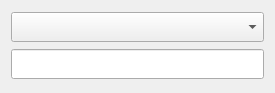
<?xml version="1.0" encoding="UTF-8"?>
<ui version="4.0">
 <class>cboOptionOthers</class>
 <widget class="QWidget" name="cboOptionOthers">
  <property name="geometry">
   <rect>
    <x>0</x>
    <y>0</y>
    <width>275</width>
    <height>93</height>
   </rect>
  </property>
  <property name="windowTitle">
   <string>Form</string>
  </property>
  <layout class="QVBoxLayout" name="verticalLayout">
   <item>
    <widget class="QComboBox" name="cboOptions">
     <property name="minimumSize">
      <size>
       <width>0</width>
       <height>30</height>
      </size>
     </property>
    </widget>
   </item>
   <item>
    <widget class="QLineEdit" name="txtSpecify">
     <property name="minimumSize">
      <size>
       <width>0</width>
       <height>30</height>
      </size>
     </property>
    </widget>
   </item>
  </layout>
 </widget>
 <resources/>
 <connections/>
</ui>
